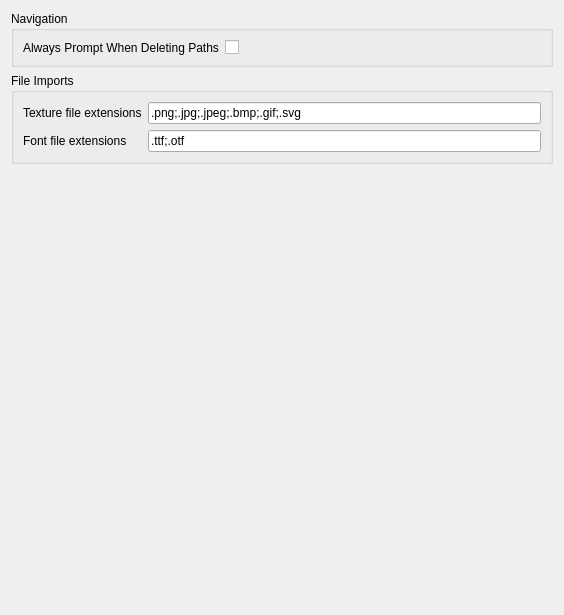
<?xml version="1.0" encoding="UTF-8"?>
<ui version="4.0">
 <class>EditorPreferences</class>
 <widget class="QWidget" name="EditorPreferences">
  <property name="geometry">
   <rect>
    <x>0</x>
    <y>0</y>
    <width>564</width>
    <height>615</height>
   </rect>
  </property>
  <property name="windowTitle">
   <string>Form</string>
  </property>
  <layout class="QVBoxLayout" name="verticalLayout_3">
   <item>
    <widget class="QGroupBox" name="groupBox">
     <property name="title">
      <string>Navigation</string>
     </property>
     <layout class="QVBoxLayout" name="verticalLayout">
      <item>
       <layout class="QFormLayout" name="formLayout">
        <item row="0" column="0">
         <widget class="QLabel" name="label">
          <property name="text">
           <string>Always Prompt When Deleting Paths</string>
          </property>
         </widget>
        </item>
        <item row="0" column="1">
         <widget class="QCheckBox" name="navPromptOnDelete">
          <property name="text">
           <string/>
          </property>
         </widget>
        </item>
       </layout>
      </item>
     </layout>
    </widget>
   </item>
   <item>
    <widget class="QGroupBox" name="groupBox_2">
     <property name="title">
      <string>File Imports</string>
     </property>
     <layout class="QVBoxLayout" name="verticalLayout_2">
      <item>
       <layout class="QFormLayout" name="formLayout_2">
        <item row="0" column="0">
         <widget class="QLabel" name="label_2">
          <property name="toolTip">
           <string>Semi-colon separated list of case-insensitive file extensions.</string>
          </property>
          <property name="text">
           <string>Texture file extensions</string>
          </property>
         </widget>
        </item>
        <item row="1" column="0">
         <widget class="QLabel" name="label_3">
          <property name="toolTip">
           <string>Semi-colon separated list of case-insensitive file extensions.</string>
          </property>
          <property name="text">
           <string>Font file extensions</string>
          </property>
         </widget>
        </item>
        <item row="0" column="1">
         <widget class="QLineEdit" name="textureFileExtensions">
          <property name="text">
           <string>.png;.jpg;.jpeg;.bmp;.gif;.svg</string>
          </property>
         </widget>
        </item>
        <item row="1" column="1">
         <widget class="QLineEdit" name="fontFileExtensions">
          <property name="text">
           <string>.ttf;.otf</string>
          </property>
         </widget>
        </item>
       </layout>
      </item>
     </layout>
    </widget>
   </item>
   <item>
    <spacer name="verticalSpacer">
     <property name="orientation">
      <enum>Qt::Orientation::Vertical</enum>
     </property>
     <property name="sizeHint" stdset="0">
      <size>
       <width>20</width>
       <height>40</height>
      </size>
     </property>
    </spacer>
   </item>
  </layout>
 </widget>
 <resources/>
 <connections/>
</ui>
